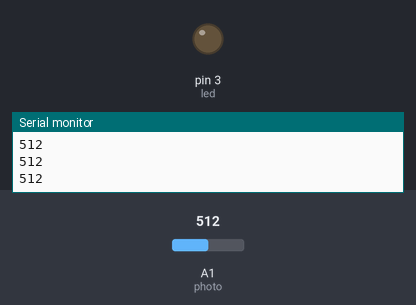
Bench run of a sketch on a simulated Arduino Uno, built with avr-gcc and run on an emulated ATmega328P. Shown: output pins drawn as LEDs (lit = HIGH), the last lines printed to the serial monitor. Inputs (shaded band) come from the test bench; at power-on: A1 (photo) = 512.

Above: at 1.2 s.
1.3 s: A1 (photo) set to 417
2.8 s: A1 (photo) set to 386
At 3.3 s:
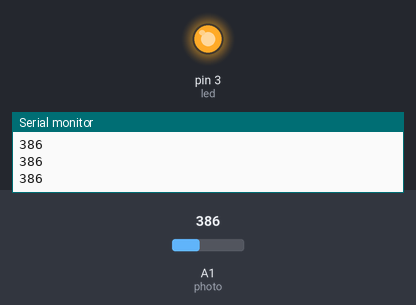
4.3 s: A1 (photo) set to 410
At 5.6 s:
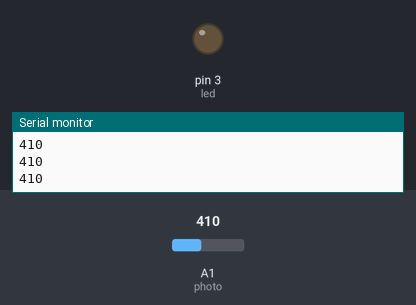
5.9 s: A1 (photo) set to 390
At 7.1 s:
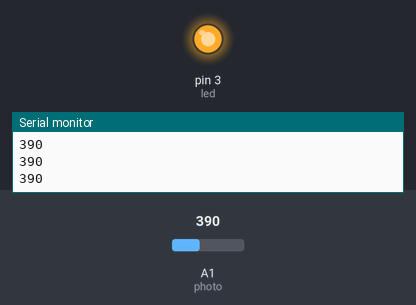
Timing chart, 0 to 8.5 s (numbered marks = the images above; inputs shaded):
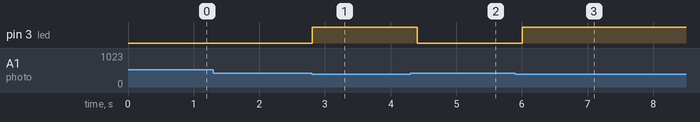

The sketch:

maincode.ino
```cpp
int led = 3;
int photo = A1;


void setup() {
  // put your setup code here, to run once:
  Serial.begin(9600);
  pinMode(led, OUTPUT);
  pinMode(photo, INPUT);

}

void loop() {
  // put your main code here, to run repeatedly:
  int light = analogRead(photo);
  Serial.println(light);

  if (light < 400) {
    digitalWrite(led, HIGH);

  }
  else {
    digitalWrite(led, LOW);
  }

  delay(200);


}
```

Measured:
- the behaviour switches between 400 and 399 on A1 (photo) (found by bisection; images 0 and 1)
- after the input at 2.8 s, pin 3 (led): LOW → HIGH at once
- after the input at 4.3 s, pin 3 (led): HIGH → LOW after 0.11 s
- after the input at 5.9 s, pin 3 (led): LOW → HIGH after 0.11 s
